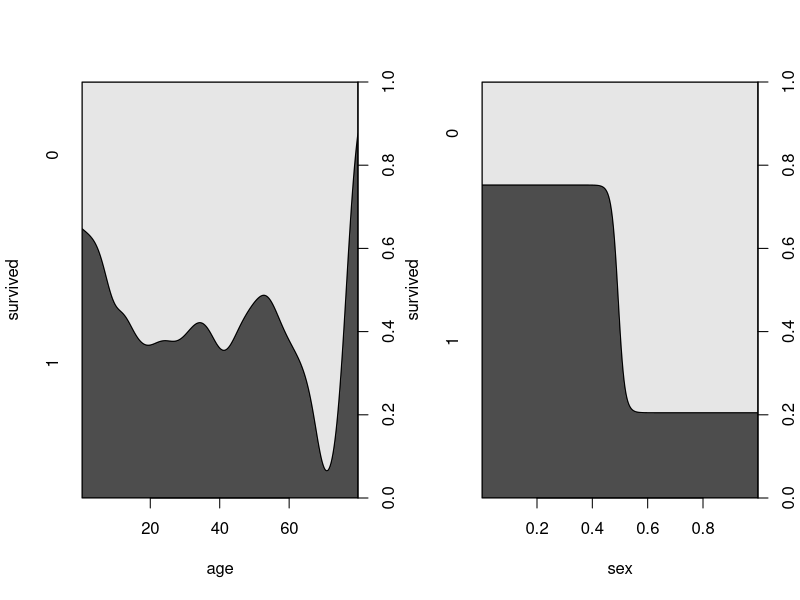
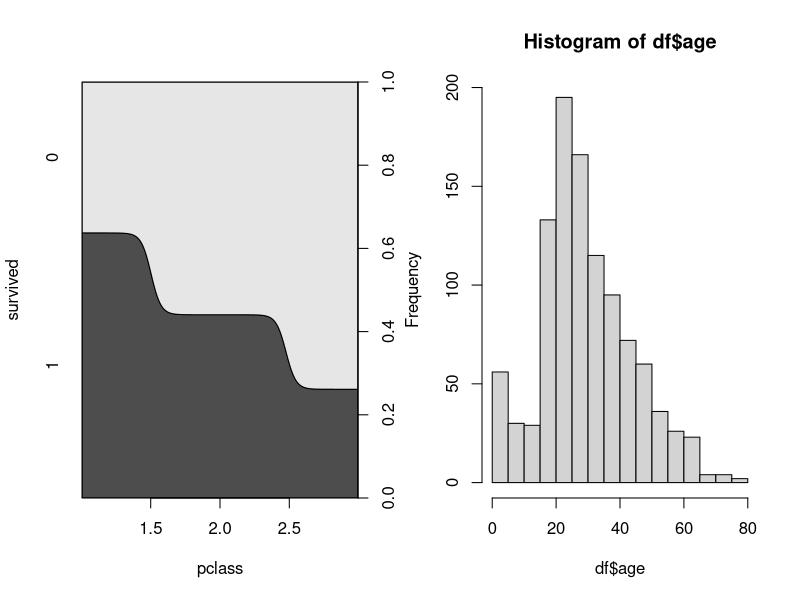
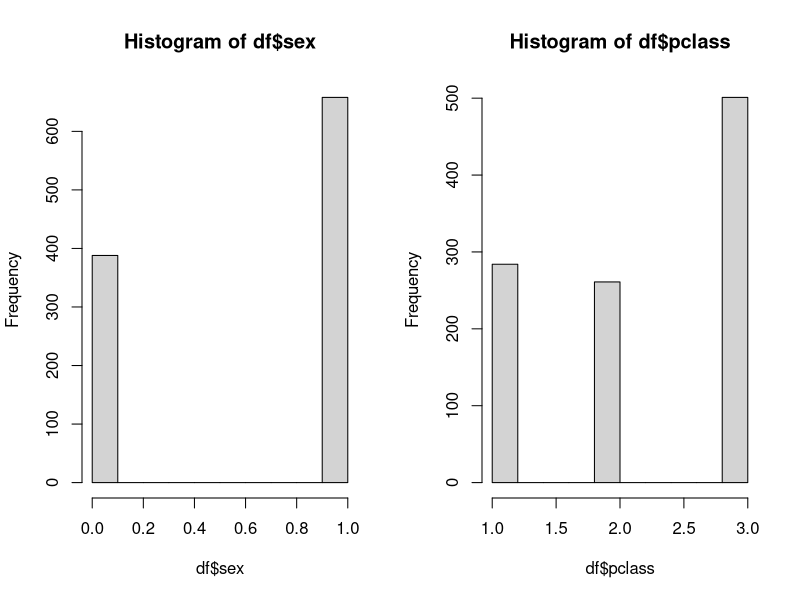
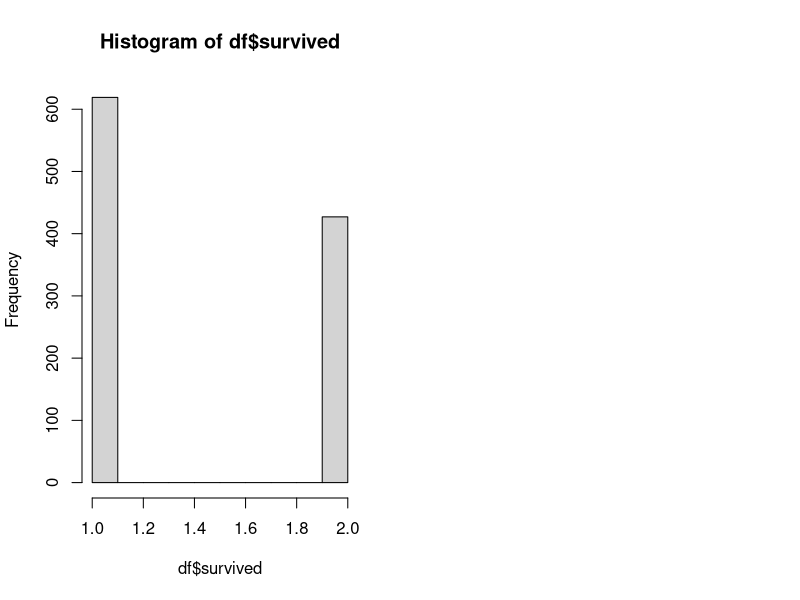
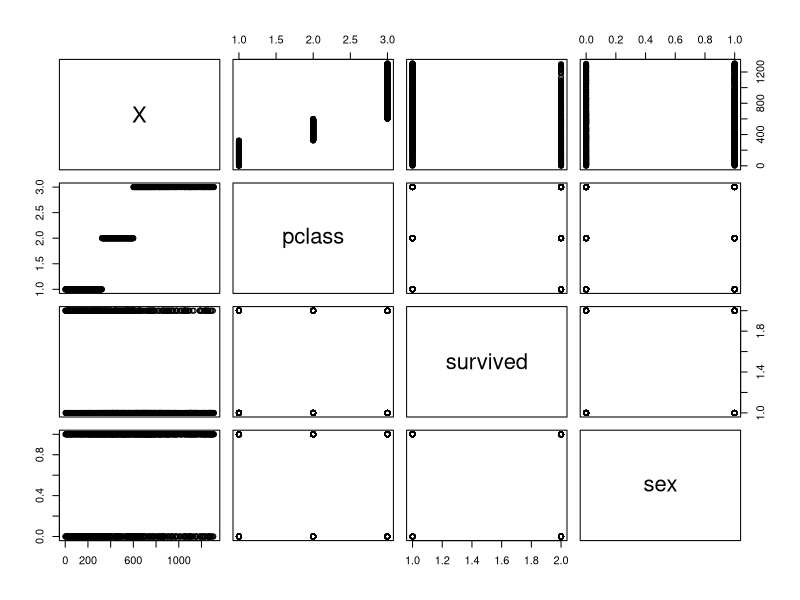

Here is the R script that generated these plots, in order:
df <- read.csv("titanic_project.csv", header = TRUE)

df$pclass <- factor(df$pclass)
df$survived <- factor(df$survived)
df <- df[!is.na(df$pclass),]
df <- df[!is.na(df$survived),]
df$age[is.na(df$age)] <- median(df$age,na.rm=T)

start <- proc.time()

set.seed(1234)
train <- df[1:900,]
test <- df[901:nrow(df),]

library(e1071)
library(caret)
nb1 <- naiveBayes(survived~pclass+sex+age, data=train)
nb1
p1 <- predict(nb1, newdata=test)
table(p1, test$survived)

acc1 <- mean(p1 == test$survived)                     # calculates the accuracy
print(paste("nb1 accuracy: ", acc1 * 100, "%"))
sensitivity <- sensitivity(table(p1, test$survived)) # calculate sensitivity
print(paste("sensitivity: ",sensitivity))
specificity <- specificity(table(p1, test$survived)) #calculate specificity
print(paste("specificity: ", specificity))

stop <- proc.time()
(stop-start)[3]

head(df)
summary(df)
attach(df)
par(mfrow=c(1,2))
cdplot(survived~age)
cdplot(survived~sex)
cdplot(survived~pclass)

df$survived = as.numeric(df$survived)
df$pclass = as.numeric(df$pclass)
hist(df$age)
hist(df$sex)
hist(df$pclass)
hist(df$survived)
cor(df[1:4], use="complete")
pairs(df[1:4])

write.csv(train, file = "NB_train.csv", row.names = FALSE)      
write.csv(test, file = "NB_test.csv", row.names = FALSE)         

